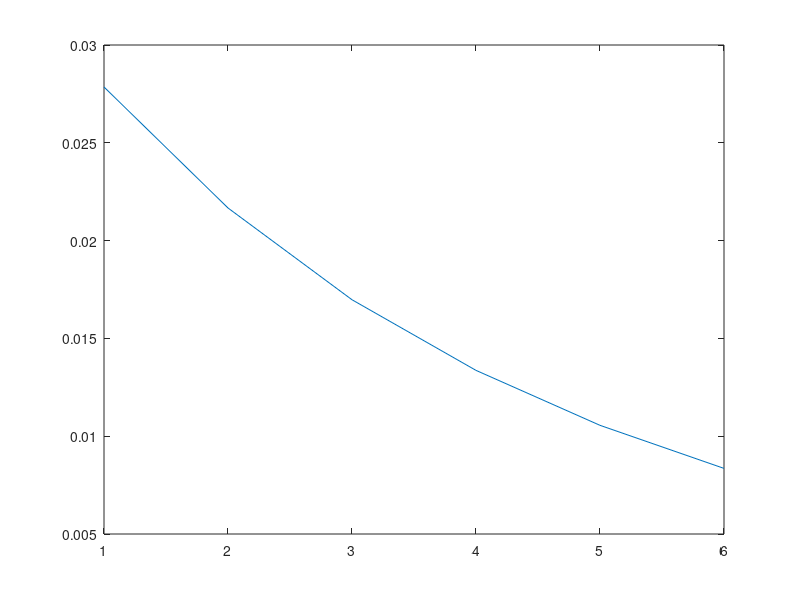

Source code (MATLAB):
EbN0dB = 0 : 2 : 10;
iSNRLen = length(EbN0dB);
Range = 0.8;%1;%0.9;%
Size = 1e4;
Sigma2 = 1 ./ db2pow(EbN0dB);
Mr = 10;
dLambda = 0.5;
NumSignals = 2;
MaxDiffDeg = 0.1; % [rad]
Target = (rand(Size, NumSignals) - 1 / 2) * pi * Range;
Ind1 = (abs(diff(Target, 1, 2)) < MaxDiffDeg) | (abs(diff(Target, 1, 2)) > pi - MaxDiffDeg);
Target(Ind1, :) = [];
Size = size(Target, 1);
MrVec = (0 : Mr - 1).';
b = 2 * pi * dLambda;
CRLB_Vec = zeros(Size, iSNRLen);
for i = 1 : Size
    SinTheta = sin(Target(i, :));
    CosTheta = cos(Target(i, :));
    A = exp(1j * b * MrVec * SinTheta);
    Adot = (1j * b * MrVec * CosTheta) .* A;
    H = Adot' * (eye(Mr) - A * (A' * A) ^ (-1) * A') * Adot;
    for j = 1 : iSNRLen
        R = A * A' + Sigma2(j) * eye(Mr);
        B = Sigma2(j) / (2 * Size) * real(H .* (A' * R ^ (-1) * A).') ^ (-1);
        CRLB_Vec(i, j) = mean(diag(B));
    end
end
RMSE_CRLB_80_2 = rad2deg(mean(sqrt(CRLB_Vec), 1));
% RMSE_CRLB_90 = rad2deg(mean(sqrt(6 * Sigma2 ./ (Size * Mr * (Mr ^ 2 - 1) * b ^ 2 * cos(Target) .^ 2)), 1));
save('RMSE_CRLB_80_2', 'RMSE_CRLB_80_2')
plot(RMSE_CRLB_80_2)
